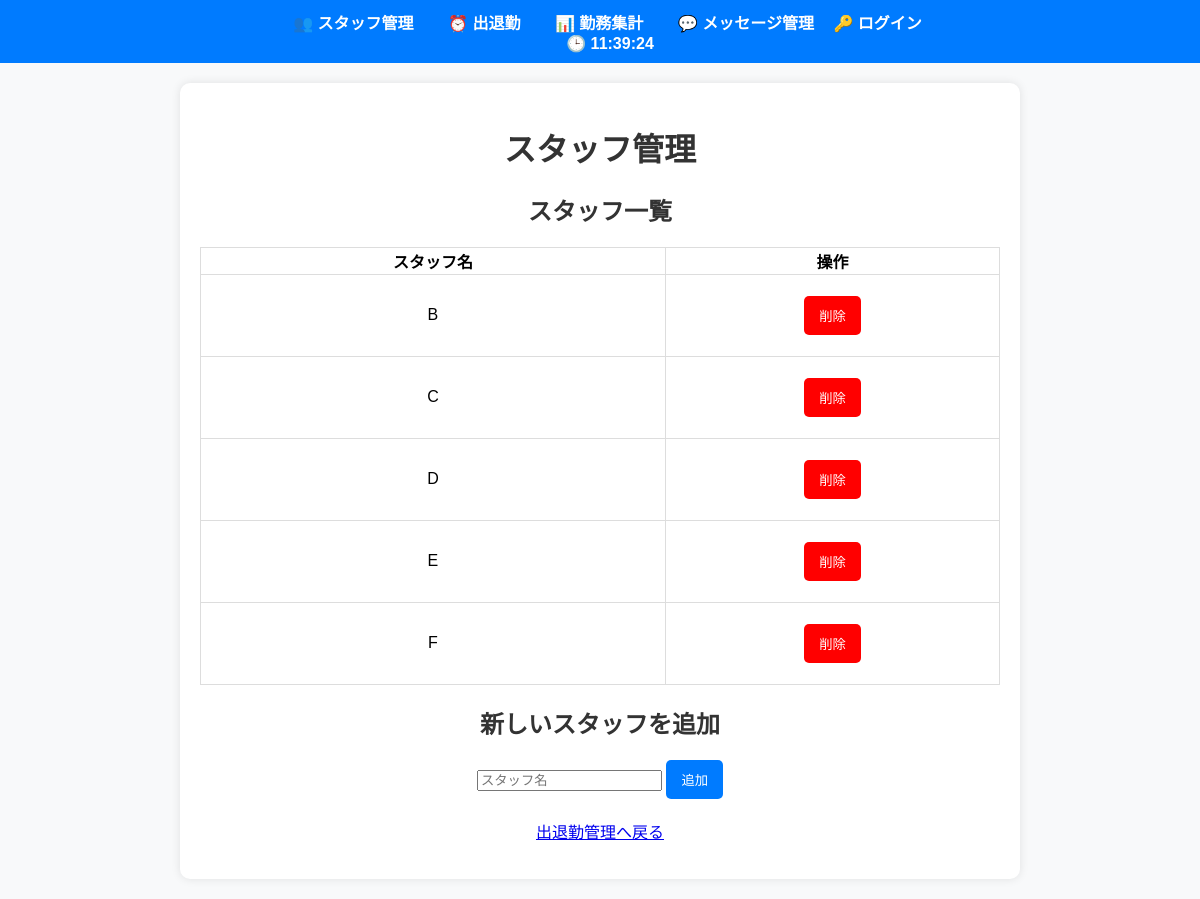
Page /staff on the earlier database version.
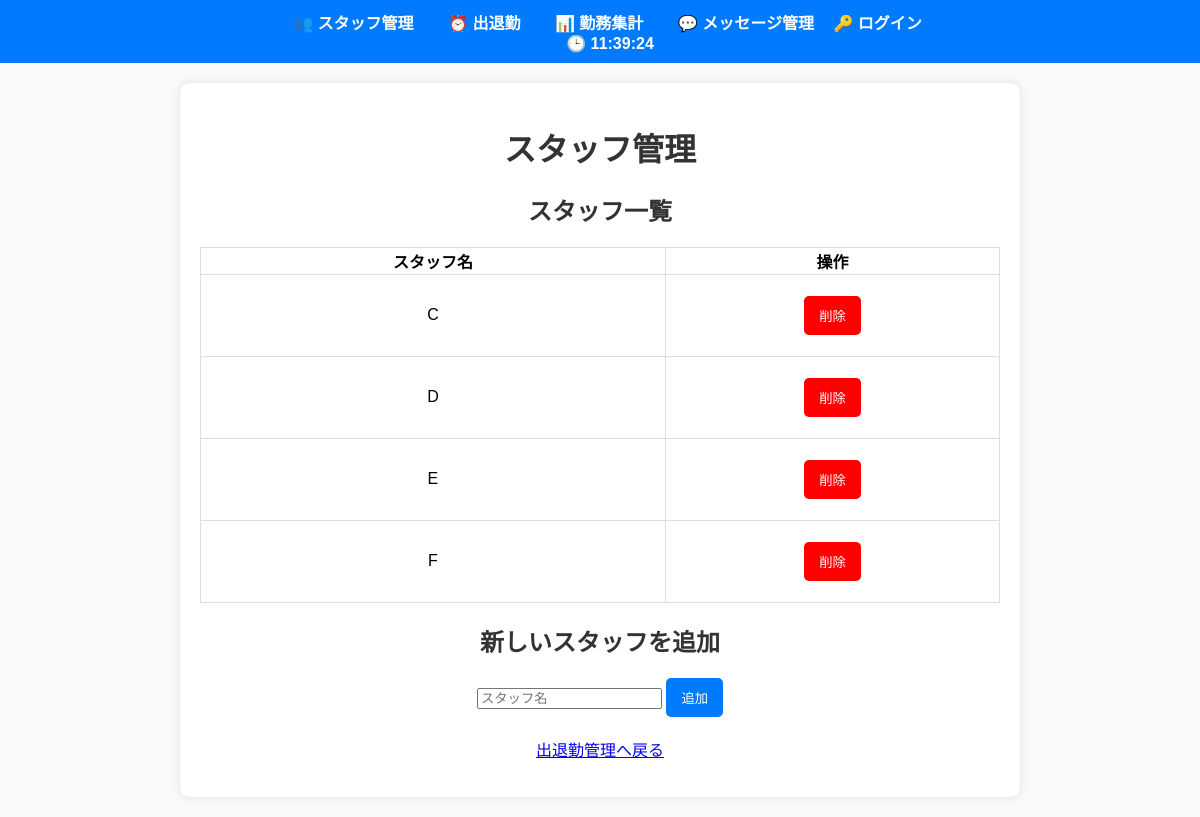
Same page on the later database version.
### models.py (models this page shows)
class Staff(db.Model):
    id = db.Column(db.Integer, primary_key=True)
    name = db.Column(db.String(100), nullable=False)

### routes.py (the view)
@app.route('/staff')
def staff_list():
    staff = Staff.query.all()
    return render_template('staff.html', staff=staff)

### templates/staff.html (shortened to what this page needs)
{% extends "base.html" %}
{% block content %}
<h1>スタッフ管理</h1>
<h2>スタッフ一覧</h2>
<table border="1">
    <tr>
        <th>スタッフ名</th>
        <th>操作</th>
    </tr>
    {% for person in staff %}
    <tr>
        <td>{{ person.name }}</td>
        <td>
            <form action="{{ url_for('delete_staff', staff_id=person.id) }}" method="POST" onsubmit="return confirm('本当に削除しますか？');">
                <button type="submit" style="background-color: red; color: white;">削除</button>
            </form>
        </td>
    </tr>
    {% endfor %}
</table>
<h2>新しいスタッフを追加</h2>
<form action="{{ url_for('add_staff') }}" method="POST">
    <input type="text" name="name" placeholder="スタッフ名" required>
    <button type="submit">追加</button>
</form>
<p><a href="{{ url_for('attendance') }}">出退勤管理へ戻る</a></p>
{% endblock %}

Differences in the rows shown:
removed Staff: name "B"
